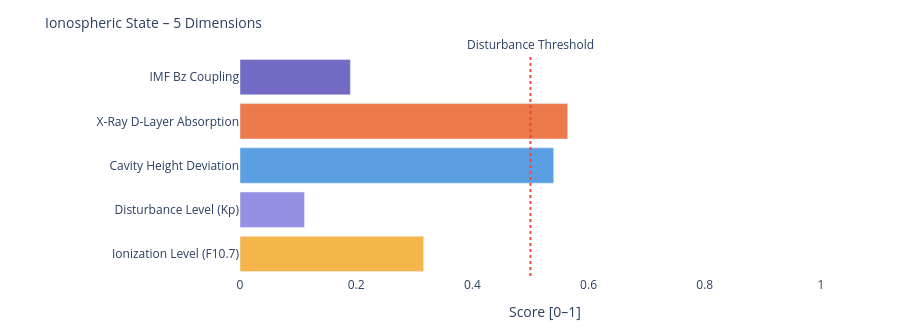

Notebook source saved alongside this figure:
### Markdown cell above
---
### 📐 Systemic Insight: Geometric Cavity vs. Real Schumann Resonance

**Relevant for:** Layer 6 = delta analysis &nbsp;|&nbsp; Layer 7 = feature vector / system interpretation

A cavity height change from 80 km to 70 km shifts the **idealized geometric frequencies** only minimally:

| Modus | Aktuell | Referenz | Δ |
|-------|---------|----------|---|
| SR-1 | 10.4762 Hz | 10.4599 Hz | +16 mHz |
| SR-2 | 18.1452 Hz | 18.1171 Hz | +28 mHz |
| SR-3 | 25.6612 Hz | 25.6215 Hz | +40 mHz |
| SR-4 | 33.1285 Hz | 33.0772 Hz | +51 mHz |

The geometric effect is limited because 10 km is very small compared to Earth's radius (~6371 km).

**Consequence:** Real Schumann deviations are likely driven more strongly by **conductivity, damping, day/night structure, lightning distribution and source geometry** than by pure cavity height.

---

**Layer 6 compares:**
```
geometric Δ from Layer 4  vs.  observed Δ from real Schumann measurement data
```

**Layer 7 Feature:**
```
If real Δ >> geometric Δ  →  non-geometric factors dominant
```

### Code cell
# ============================================================
# IONOSPHERIC STATE – Summary gauge
# Five dimensions: ionization, disturbance, cavity height, X-Ray, Bz coupling
# ============================================================

def norm(v, lo, hi):
    if v is None: return None
    return round(max(0.0, min(1.0, (v - lo) / (hi - lo))), 3)

# Ionization level (F10.7 → F2-Layer)
ioniz = norm(f107_val, 60, 250)

# Disturbance level (Kp → E/F-Layer irregularities)
disturb = norm(kp_val, 0, 9)

# Cavity height deviation from reference (80 km)
h_dev = norm(abs(h_eff - 80), 0, 20)

# X-Ray ionization (D-Layer absorption)
xray_ioniz = None
if xray_now is not None:
    xray_ioniz = norm(math.log10(max(xray_now, 1e-9)) + 9, 0, 5)

# Bz coupling (southward Bz → stronger magnetosphere-ionosphere coupling)
bz_coupling = norm(-(bz_now or 0), -5, 30) if bz_now is not None else None

dims = [
    ('Ionization Level (F10.7)',    ioniz,      '#F2A623'),
    ('Disturbance Level (Kp)',      disturb,    '#7F77DD'),
    ('Cavity Height Deviation',     h_dev,      '#378ADD'),
    ('X-Ray D-Layer Absorption',    xray_ioniz, '#E85D24'),
    ('IMF Bz Coupling',             bz_coupling,'#534AB7'),
]

fig = go.Figure()
for name, val, col in dims:
    if val is not None:
        h = int(val * 20)
        bar = '█' * h + '░' * (20 - h)
        label = f'{name}:  {bar}  {val:.3f}'
    else:
        label = f'{name}:  {"─" * 20}  n/a'
    fig.add_trace(go.Bar(
        x=[val if val is not None else 0],
        y=[name],
        orientation='h',
        marker_color=col, opacity=0.82,
        showlegend=False
    ))

fig.add_vline(x=0.5, line_dash='dot', line_color='#e74c3c',
              annotation_text='Disturbance Threshold', annotation_position='top')
fig.update_layout(
    title=dict(text='Ionospheric State – 5 Dimensions', font=dict(size=14)),
    xaxis=dict(title='Score [0–1]', range=[0, 1.05]),
    height=330, plot_bgcolor='rgba(0,0,0,0)', paper_bgcolor='rgba(0,0,0,0)',
    margin=dict(l=240, r=50, t=55, b=40)
)
fig.show()

print(f'\nIonospheric state:')
for name, val, _ in dims:
    print(f'  {name:<35} {val:.3f}' if val is not None else f'  {name:<35} n/a')

### Figure 1 — Plotly figure (JSON) as saved in the notebook; plotly's stock layout.template omitted (floating-point values rounded to 4 significant figures)
{"data": [{"marker": {"color": "#F2A623"}, "opacity": 0.82, "orientation": "h", "showlegend": false, "type": "bar", "x": [0.316], "y": ["Ionization Level (F10.7)"]}, {"marker": {"color": "#7F77DD"}, "opacity": 0.82, "orientation": "h", "showlegend": false, "type": "bar", "x": [0.111], "y": ["Disturbance Level (Kp)"]}, {"marker": {"color": "#378ADD"}, "opacity": 0.82, "orientation": "h", "showlegend": false, "type": "bar", "x": [0.54], "y": ["Cavity Height Deviation"]}, {"marker": {"color": "#E85D24"}, "opacity": 0.82, "orientation": "h", "showlegend": false, "type": "bar", "x": [0.564], "y": ["X-Ray D-Layer Absorption"]}, {"marker": {"color": "#534AB7"}, "opacity": 0.82, "orientation": "h", "showlegend": false, "type": "bar", "x": [0.19], "y": ["IMF Bz Coupling"]}], "layout": {"annotations": [{"showarrow": false, "text": "Disturbance Threshold", "x": 0.5, "xanchor": "center", "xref": "x", "y": 1, "yanchor": "bottom", "yref": "y domain"}], "height": 330, "margin": {"b": 40, "l": 240, "r": 50, "t": 55}, "paper_bgcolor": "rgba(0,0,0,0)", "plot_bgcolor": "rgba(0,0,0,0)", "shapes": [{"line": {"color": "#e74c3c", "dash": "dot"}, "type": "line", "x0": 0.5, "x1": 0.5, "xref": "x", "y0": 0, "y1": 1, "yref": "y domain"}], "title": {"font": {"size": 14}, "text": "Ionospheric State – 5 Dimensions"}, "xaxis": {"range": [0, 1.05], "title": {"text": "Score [0–1]"}}}}
